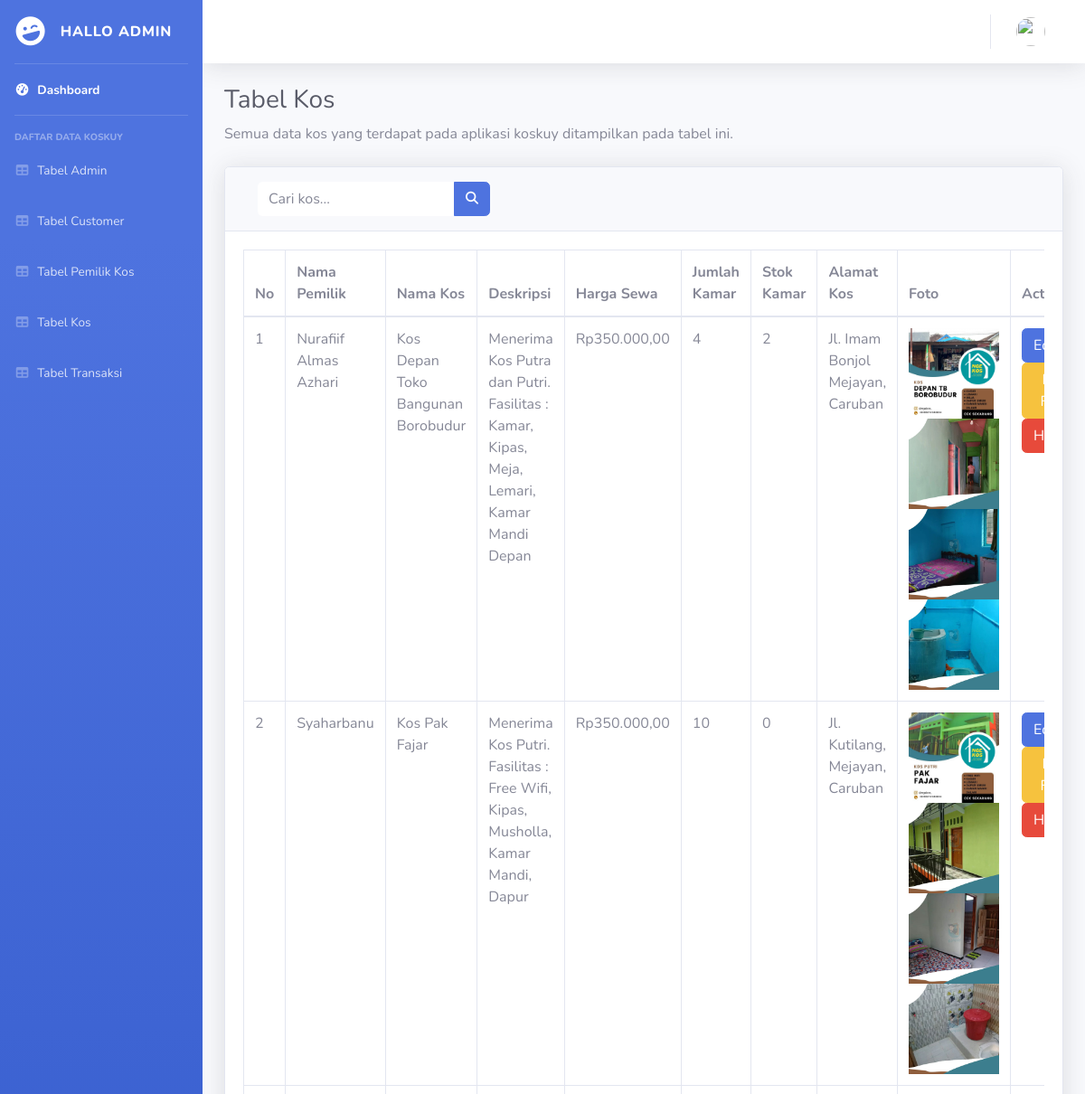
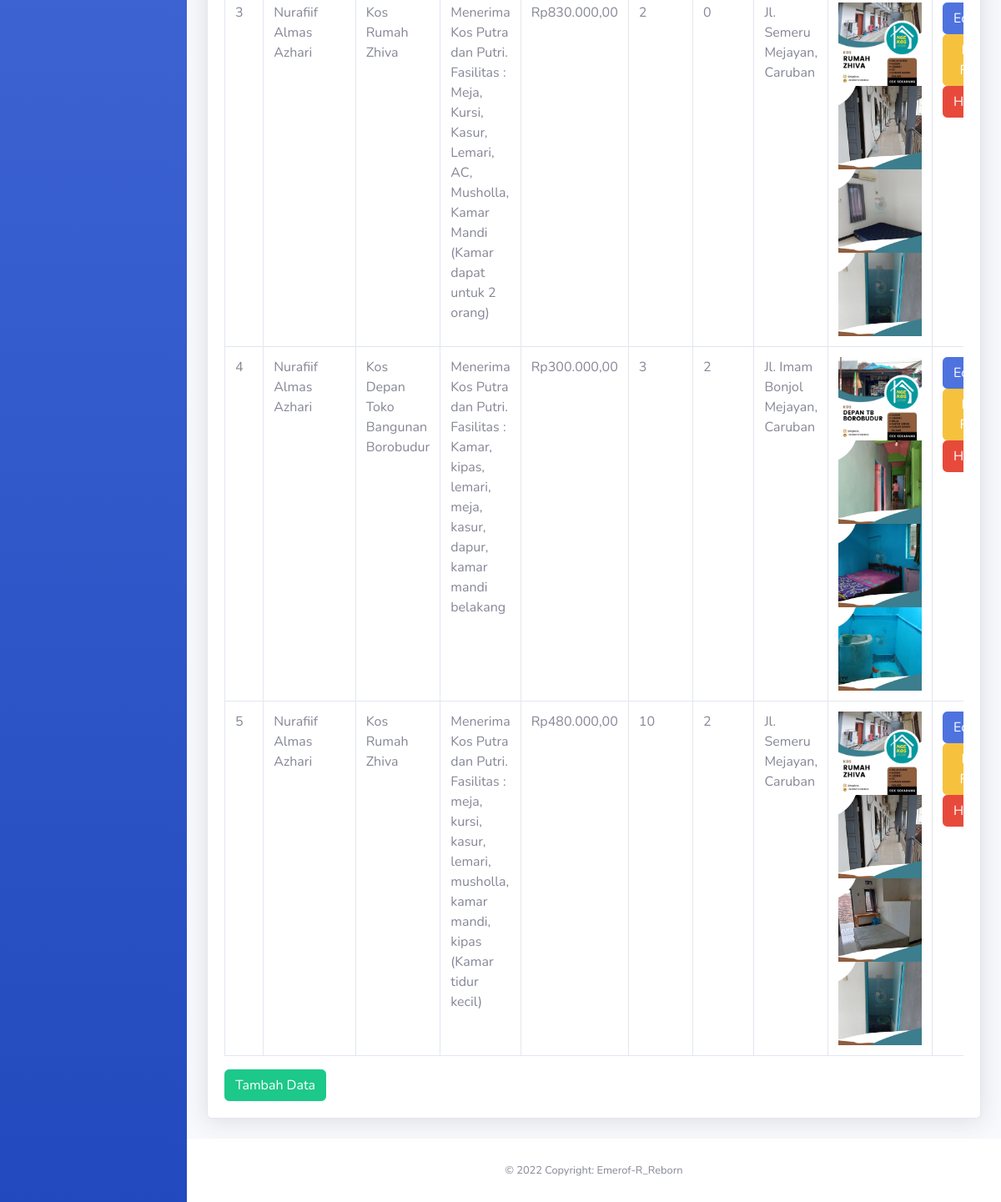
The page /admin/index.php?p=tabel_kos (signed in) on the database its author committed (2 pictures, top to bottom).
### tables this page shows
CREATE TABLE `tb_kos` (
  `id_kos` int(11) NOT NULL AUTO_INCREMENT,
  `id_pemilik_kos` int(11) NOT NULL,
  `nama_kos` varchar(200) NOT NULL,
  `desc_kos` text NOT NULL,
  `harga_sewa` int(11) NOT NULL,
  `jumlah_kamar` int(11) NOT NULL,
  `stok_kamar` int(11) NOT NULL,
  `alamat_kos` varchar(200) NOT NULL,
  `foto1` longblob NOT NULL,
  `foto2` longblob NOT NULL,
  `foto3` longblob NOT NULL,
  `foto4` longblob NOT NULL,
  PRIMARY KEY (`id_kos`),
  KEY `id_pemilik_kos` (`id_pemilik_kos`),
  CONSTRAINT `tb_kos_ibfk_1` FOREIGN KEY (`id_pemilik_kos`) REFERENCES `tb_pemilik_kos` (`id_pemiliik_kos`)
);

CREATE TABLE `tb_pemilik_kos` (
  `id_pemiliik_kos` int(11) NOT NULL AUTO_INCREMENT,
  `nama_pemilik_kos` varchar(200) NOT NULL,
  `tlp_pemilik_kos` char(14) NOT NULL,
  `gender_pemilik_kos` enum('laki-laki','perempuan') NOT NULL,
  `email_pemilik_kos` varchar(200) NOT NULL,
  `password_pemilik_kos` varchar(200) NOT NULL,
  PRIMARY KEY (`id_pemiliik_kos`)
);

### admin/kos/tabel_kos.php (the view)
<div class="container-fluid">
            <h1 class="h3 mb-2 text-gray-800">Tabel Kos</h1>
                    <p class="mb-4">Semua data kos yang terdapat pada aplikasi koskuy ditampilkan pada tabel ini.</p>
                    <div class="card shadow mb-4">
                        <div class="card-header py-3">
                        <form class="d-none d-sm-inline-block form-inline mr-auto ml-md-3 my-2 my-md-0 mw-100 navbar-search">
                            <div class="input-group">
                                <input type="text" class="form-control bg-white border-0 small" placeholder="Cari kos..." aria-label="Search" aria-describedby="basic-addon2">
                                <div class="input-group-append">
                                    <button class="btn btn-primary" type="button">
                                        <i class="fas fa-search fa-sm"></i>
                                    </button>
                                </div>
                            </div>
                        </form>
                     </div>
                        <div class="card-body">
                            <div class="table-responsive">
                                <table class="table table-bordered" id="dataTable" width="100%" cellspacing="0">
                                    <thead>
                                        <tr>
                                            <th>No</th>
                                            <th>Nama Pemilik</th>
                                            <th>Nama Kos</th>
                                            <th>Deskripsi</th>
                                            <th>Harga Sewa</th>
                                            <th>Jumlah Kamar</th>
                                            <th>Stok Kamar</th>
                                            <th>Alamat Kos</th>
                                            <th>Foto</th>
                                            <th>Action</th>
                                        </tr>
                                    </thead>
                                    <tbody>
                                        <?php
                                            function nominal($angka){
                                                $hasil_rupiah = "Rp" . number_format($angka,2,',','.');
                                                return $hasil_rupiah;
                                            }
					                        $no=1;
					                        $query = mysqli_query($koneksi,"SELECT * FROM tb_kos JOIN tb_pemilik_kos
                                            ON tb_kos.id_pemilik_kos = tb_pemilik_kos.id_pemiliik_kos");
					                        while ($row=mysqli_fetch_assoc($query)) {
				                        ?>
                                        <tr>
                                            <td><?php echo $no++; ?></td>
                                            <td><?php echo $row['nama_pemilik_kos']; ?></td>
                                            <td><?php echo $row['nama_kos']; ?></td>
                                            <td><?php echo $row['desc_kos']; ?></td>
                                            <td><?php echo nominal($row['harga_sewa']); ?></td>
                                            <td><?php echo $row['jumlah_kamar']; ?></td>
                                            <td><?php echo $row['stok_kamar']; ?></td>
                                            <td><?php echo $row['alamat_kos']; ?></td>
                                            <td>
                                                <img width="100px" src="./img/foto_kos/<?php echo $row['foto1']; ?>">
                                                <img width="100px" src="./img/foto_kos/<?php echo $row['foto2']; ?>">
                                                <img width="100px" src="./img/foto_kos/<?php echo $row['foto3']; ?>">
                                                <img width="100px" src="./img/foto_kos/<?php echo $row['foto4']; ?>">
                                            </td>
                                            <td>
                                                <a type="button" class="btn btn-primary"  href="index.php?p=update_kos&id=<?php echo $row['id_kos'];?>">Edit</a>
                                                <a type="button" class="btn btn-warning"  href="index.php?p=update_foto_kos&id=<?php echo $row['id_kos'];?>">Edit Foto</a>
 			                	                <a type="button" class="btn btn-danger" onclick="return confirm('Apakah Anda yakin ingin menghapus data ini?')" href="index.php?p=delete_kos&id=<?php echo $row['id_kos'] ?>">Hapus</a>
                                            </td>
                                        </tr>
                                        <?php
                                            }
                                        ?>
                                    </tbody>
                                </table>
                            </div>
                            <a type="button" class="btn btn-success text-white" href="index.php?p=tambah_kos" >Tambah Data</a>
                        </div>
                    </div>
                </div>
            </div>

### admin/index.php (shortened to what this page needs)
<!DOCTYPE html>
<html lang="en">
<head>
<?php
    include '../conn.php';
?>
    <link href="vendor/fontawesome-free/css/all.min.css" rel="stylesheet" type="text/css">
    <link href="css/sb-admin-2.min.css" rel="stylesheet">
</head>
<body id="page-top">
    <?php
        $query = mysqli_query($koneksi,"SELECT * FROM tb_admin WHERE id_admin = '$_SESSION[id]'");
		$row = mysqli_fetch_assoc($query);
    ?>
    <div id="wrapper">
        <ul class="navbar-nav bg-gradient-primary sidebar sidebar-dark accordion" id="accordionSidebar">
            <a class="sidebar-brand d-flex align-items-center justify-content-center" href="index.php?p=dashboard">
                <div class="sidebar-brand-icon rotate-n-15">
                    <i class="fas fa-laugh-wink"></i>
                </div>
                <div class="sidebar-brand-text mx-3">Hallo Admin</sup></div>
            </a>
            <hr class="sidebar-divider my-0">
            <li class="nav-item active">
                <a class="nav-link" href="index.php?p=dashboard">
                    <i class="fas fa-fw fa-tachometer-alt"></i>
                    <span>Dashboard</span></a>
            </li>
            <hr class="sidebar-divider">
            <div class="sidebar-heading">
                daftar data koskuy
            </div>
            <li class="nav-item">
                <a class="nav-link" href="index.php?p=tabel_admin">
                    <i class="fas fa-fw fa-table"></i>
                    <span>Tabel Admin</span></a>
            </li>
            <li class="nav-item">
                <a class="nav-link" href="index.php?p=tabel_customer">
                    <i class="fas fa-fw fa-table"></i>
                    <span>Tabel Customer</span></a>
            </li>
            <li class="nav-item">
                <a class="nav-link" href="index.php?p=tabel_pemilik_kos">
                    <i class="fas fa-fw fa-table"></i>
                    <span>Tabel Pemilik Kos</span></a>
            </li>
            <li class="nav-item">
                <a class="nav-link" href="index.php?p=tabel_kos">
                    <i class="fas fa-fw fa-table"></i>
                    <span>Tabel Kos</span></a>
            </li>
            <li class="nav-item">
                <a class="nav-link" href="index.php?p=tabel_transaksi">
                    <i class="fas fa-fw fa-table"></i>
                    <span>Tabel Transaksi</span></a>
            </li>
        </ul>
        <div id="content-wrapper" class="d-flex flex-column">
            <div id="content">
                <nav class="navbar navbar-expand navbar-light bg-white topbar mb-4 static-top shadow">
                    <ul class="navbar-nav ml-auto">
                        <li class="nav-item dropdown no-arrow">
                            <a class="nav-link dropdown-toggle" href="#" id="userDropdown" role="button"
                                data-toggle="dropdown" aria-haspopup="true" aria-expanded="false">
                                <img class="mr-2 img-profile rounded-circle" src="img/foto_admin/<?php echo $row['foto']; ?>">
                            </a>
                        </li>
                    </ul>
                </nav>
             <?php
            include '../conn.php';
		    if(@$_GET['p']==""){
			    include_once 'dashboard.php';
		    }
		    elseif(@$_GET['p']=="dashboard"){
			    include_once 'dashboard.php';
            }
		    elseif(@$_GET['p']=="tabel_admin"){
			    include_once 'admin/tabel_admin.php';
            }
            elseif(@$_GET['p']=="tambah_admin"){
			    include_once 'admin/tambah_data.php';
            }
            elseif(@$_GET['p']=="update_admin"){
                $query=mysqli_query($koneksi,"SELECT * FROM tb_admin WHERE id_admin ='".$_GET['id']."'");
                while ($data = mysqli_fetch_assoc($query)) {
                    include_once 'admin/update_admin.php';
                }
            }
            elseif(@$_GET['p']=="ubah_password"){
                $query=mysqli_query($koneksi,"SELECT * FROM tb_admin WHERE id_admin ='".$_GET['id']."'");
                while ($data = mysqli_fetch_assoc($query)) {
                    include_once 'admin/ubah_password.php';
                }
            }
            elseif(@$_GET['p']=="delete_admin"){
                $query=mysqli_query($koneksi,"SELECT * FROM tb_admin WHERE id_admin ='".$_GET['id']."'");
                while ($data = mysqli_fetch_assoc($query)) {
                    include_once 'admin/delete_admin.php';
                }
            }
		    elseif(@$_GET['p']=="tabel_kos"){
			    include_once 'kos/tabel_kos.php';
            }
		    elseif(@$_GET['p']=="tambah_kos"){
			    include_once 'kos/tambah_data.php';
            }
            elseif(@$_GET['p']=="update_kos"){
                $query = mysqli_query($koneksi,"SELECT * FROM tb_kos WHERE id_kos ='".$_GET['id']."'");
                while ($data = mysqli_fetch_assoc($query)) {
                    include_once 'kos/update_kos.php';
                }
            }
            elseif(@$_GET['p']=="update_foto_kos"){
                $query = mysqli_query($koneksi,"SELECT * FROM tb_kos WHERE id_kos ='".$_GET['id']."'");
                while ($data = mysqli_fetch_assoc($query)) {
                    include_once 'kos/update_foto.php';
                }
            }
		    elseif(@$_GET['p']=="tabel_customer"){
			    include_once 'customer/tabel_customer.php';
            }
		    elseif(@$_GET['p']=="tabel_pemilik_kos"){
			    include_once 'pemilik_kos/tabel_pemilik_kos.php';
            }
		    elseif(@$_GET['p']=="tambah_pemilik_kos"){
			    include_once 'pemilik_kos/tambah_data.php';
            }
            elseif(@$_GET['p']=="update_pemilik_kos"){
                $query = mysqli_query($koneksi,"SELECT * FROM tb_pemilik_kos WHERE id_pemiliik_kos ='".$_GET['id']."'");
                while ($data = mysqli_fetch_assoc($query)) {
                    include_once 'pemilik_kos/update_data.php';
                }
            }
		    elseif(@$_GET['p']=="tabel_transaksi"){
			    include_once 'transaksi/tabel_transaksi.php';
            }
            ?>
            <footer class="sticky-footer bg-white">
                <div class="container my-auto">
                    <div class="copyright text-center my-auto">
                        <span> &copy; 2022 Copyright: Emerof-R_Reborn</span>
                    </div>
                </div>
            </footer>
        </div>
    </div>
</body>
</html>

### rows shown on the page
tb_kos: id_pemilik_kos.nama_pemilik_kos "Nurafiif Almas Azhari", nama_kos "Kos Depan Toko Bangunan Borobudur", desc_kos "Menerima Kos Putra dan Putri. Fasilitas : Kamar, Kipas, Meja, Lemari, Kamar Mandi Depan", harga_sewa "Rp350.000,00", jumlah_kamar "4", stok_kamar "2", alamat_kos "Jl. Imam Bonjol Mejayan, Caruban", foto1 (picture), foto2 (picture), foto3 (picture), foto4 (picture)
tb_kos: id_pemilik_kos.nama_pemilik_kos "Syaharbanu", nama_kos "Kos Pak Fajar", desc_kos "Menerima Kos Putri. Fasilitas : Free Wifi, Kipas, Musholla, Kamar Mandi, Dapur", harga_sewa "Rp350.000,00", jumlah_kamar "10", stok_kamar "0", alamat_kos "Jl. Kutilang, Mejayan, Caruban", foto1 (picture), foto2 (picture), foto3 (picture), foto4 (picture)
tb_kos: id_pemilik_kos.nama_pemilik_kos "Nurafiif Almas Azhari", nama_kos "Kos Rumah Zhiva", desc_kos "Menerima Kos Putra dan Putri. Fasilitas : Meja, Kursi, Kasur, Lemari, AC, Musholla, Kamar Mandi (Kamar dapat untuk 2 orang)", harga_sewa "Rp830.000,00", jumlah_kamar "2", stok_kamar "0", alamat_kos "Jl. Semeru Mejayan, Caruban", foto1 (picture), foto2 (picture), foto3 (picture), foto4 (picture)
tb_kos: id_pemilik_kos.nama_pemilik_kos "Nurafiif Almas Azhari", nama_kos "Kos Depan Toko Bangunan Borobudur", desc_kos "Menerima Kos Putra dan Putri. Fasilitas : Kamar, kipas, lemari, meja, kasur, dapur, kamar mandi belakang", harga_sewa "Rp300.000,00", jumlah_kamar "3", stok_kamar "2", alamat_kos "Jl. Imam Bonjol Mejayan, Caruban", foto1 (picture), foto2 (picture), foto3 (picture), foto4 (picture)
tb_kos: id_pemilik_kos.nama_pemilik_kos "Nurafiif Almas Azhari", nama_kos "Kos Rumah Zhiva", desc_kos "Menerima Kos Putra dan Putri. Fasilitas : meja, kursi, kasur, lemari, musholla, kamar mandi, kipas (Kamar tidur kecil)", harga_sewa "Rp480.000,00", jumlah_kamar "10", stok_kamar "2", alamat_kos "Jl. Semeru Mejayan, Caruban", foto1 (picture), foto2 (picture), foto3 (picture), foto4 (picture)
